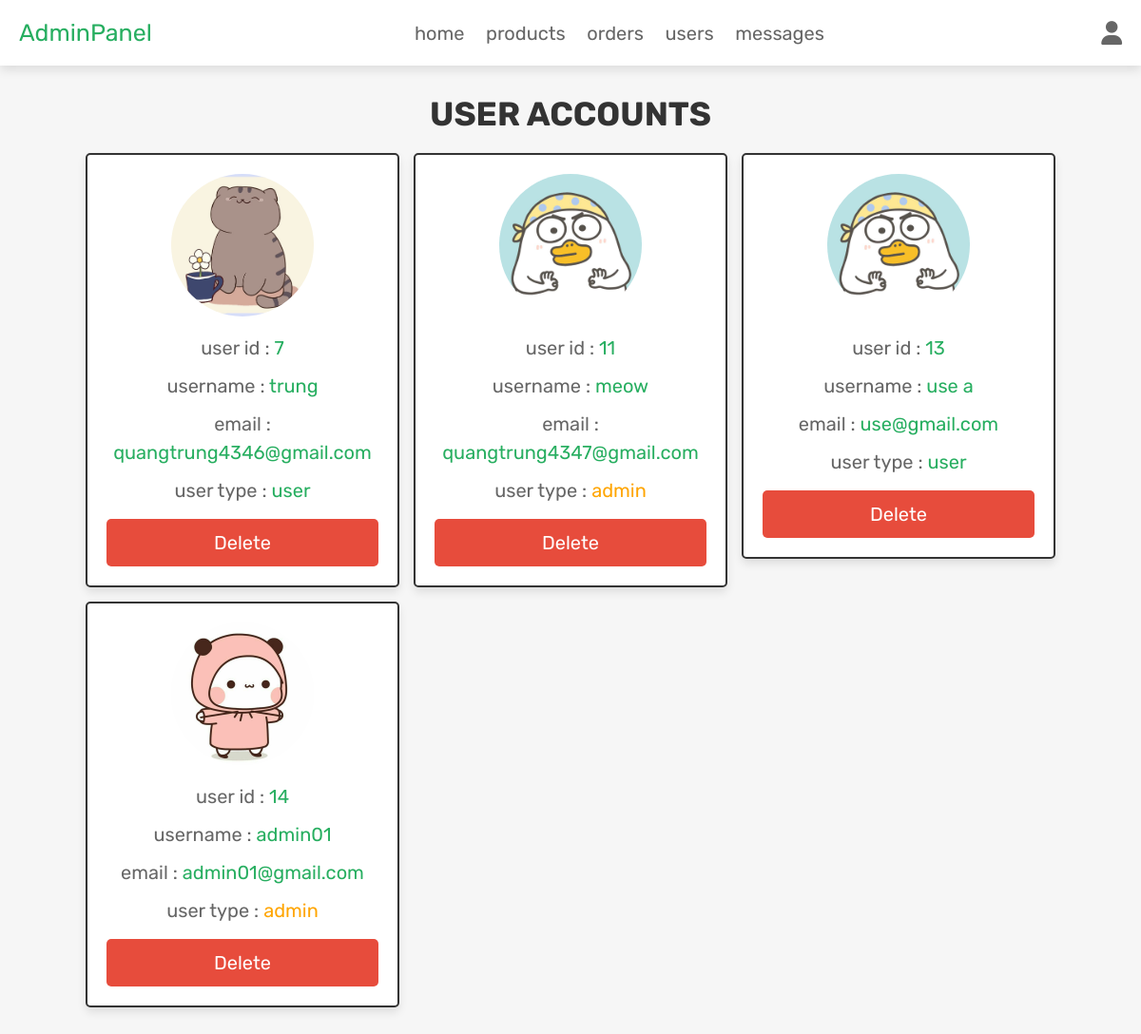
Screenshot of /admin_users.php (signed in) with the database file from the repository.
### tables this page shows
CREATE TABLE `users` (
  `id` int(100) NOT NULL,
  `name` varchar(20) NOT NULL,
  `email` varchar(100) NOT NULL,
  `password` varchar(100) NOT NULL,
  `user_type` varchar(20) NOT NULL,
  `image` varchar(100) NOT NULL
);

### admin_users.php (the view, shortened to what this page needs)
<?php
@include 'config.php';
$admin_id = $_SESSION['admin_id'];
?>
<!DOCTYPE html>
<html lang="en">
<head>
   <link rel="stylesheet" href="https://cdnjs.cloudflare.com/ajax/libs/font-awesome/6.1.1/css/all.min.css">
   <link rel="stylesheet" href="css/admin_style.css">
</head>
<body>
<?php include 'admin_header.php'; ?>
<section class="user-accounts">
   <h1 class="title">user accounts</h1>
   <div class="box-container">
      <?php
         $select_users = $conn->prepare("SELECT * FROM `users`");
         $select_users->execute();
         while($fetch_users = $select_users->fetch(PDO::FETCH_ASSOC)){
      ?>
      <div class="box" style="<?php if($fetch_users['id'] == $admin_id){ echo 'display:none'; }; ?>">
         <img src="uploaded_img/<?= $fetch_users['image']; ?>" alt="">
         <p> user id : <span><?= $fetch_users['id']; ?></span></p>
         <p> username : <span><?= $fetch_users['name']; ?></span></p>
         <p> email : <span><?= $fetch_users['email']; ?></span></p>
         <p> user type : <span style=" color:<?php if($fetch_users['user_type'] == 'admin'){ echo 'orange'; }; ?>"><?= $fetch_users['user_type']; ?></span></p>
         <a href="admin_users.php?delete=<?= $fetch_users['id']; ?>" onclick="return confirm('delete this user?');" class="delete-btn">delete</a>
      </div>
      <?php
      }
      ?>
   </div>
</section>
</body>
</html>

### css/admin_style.css (style rules this page uses)
.user-accounts .box-container { display: grid; grid-template-columns: repeat(auto-fit, 33rem); gap:1.5rem; align-items: flex-start; justify-content:center; }
.user-accounts .box-container .box { border:var(--border); box-shadow: var(--box-shadow); background-color: var(--white); border-radius: .5rem; padding:2rem; text-align: center; }
.user-accounts .box-container .box img { height: 15rem; width: 15rem; border-radius: 50%; object-fit: cover; margin-bottom: 1rem; }
.user-accounts .box-container .box p { line-height: 1.5; padding:.5rem 0; font-size: 2rem; color:var(--light-color); }
.user-accounts .box-container .box p span { color:var(--green); }

### css/components.css (style rules this page uses)
:root { --green:#27ae60; --orange:#f39c12; --red:#e74c3c; --black:#333; --light-color:#666; --white:#fff; --light-bg:#f6f6f6; --border:.2rem solid var(--black); --box-shadow:0 .5rem 1rem rgba(0,0,0,.1); }
* { font-family: 'Rubik', sans-serif; margin:0; padding:0; box-sizing: border-box; outline: none; border:none; text-decoration: none; color:var(--black); }
body { background-color: var(--light-bg); }
html { font-size: 62.5%; overflow-x: hidden; scroll-behavior: smooth; scroll-padding-top: 6.5rem; }
section { padding:3rem 2rem; max-width: 1200px; margin:0 auto; }
.btn, .delete-btn, .option-btn { display: block; width: 100%; margin-top: 1rem; border-radius: .5rem; color:var(--white); font-size: 2rem; padding:1.3rem 3rem; text-transform: capitalize; cursor: pointer; text-align: center; }
.delete-btn { background-color: var(--red); }
.title { text-align: center; margin-bottom: 2rem; text-transform: uppercase; color:var(--black); font-size: 3.5rem; }

### rows the page displays
users: image (picture), id "7", name "trung", email "quangtrung4346@gmail.com", user_type "user"
users: image (picture), id "11", name "meow", email "quangtrung4347@gmail.com", user_type "admin"
users: image (picture), id "13", name "use a", email "use@gmail.com", user_type "user"
users: image (picture), id "14", name "admin01", email "admin01@gmail.com", user_type "admin"
